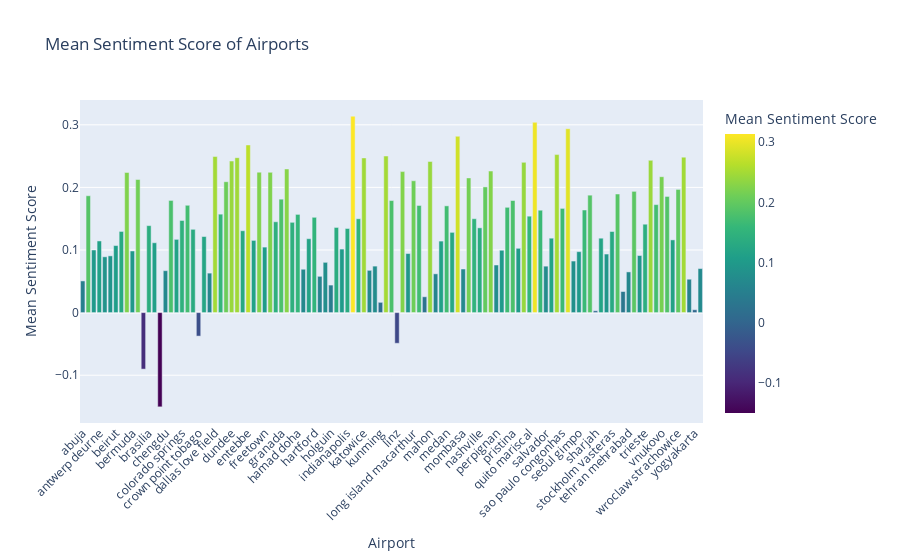

The notebook cell this image was saved under:
### Code cell
geo_area_sentiment = small.groupby('airport_name')['mean_sentiment_score'].mean().reset_index()

fig = px.bar(
    geo_area_sentiment,
    x='airport_name',
    y='mean_sentiment_score',
    title='Mean Sentiment Score of Airports',
    labels={'airport_name': 'Airport', 'mean_sentiment_score': 'Mean Sentiment Score'},
    color='mean_sentiment_score',
    color_continuous_scale='Viridis'
)

fig.update_layout(xaxis_tickangle=-45)

fig.show()

### Figure 1 — Plotly figure (JSON) as saved in the notebook; plotly's stock layout.template omitted (floating-point values rounded to 4 significant figures)
{"data": [{"alignmentgroup": "True", "hovertemplate": "Airport=%{x}<br>Mean Sentiment Score=%{marker.color}<extra></extra>", "legendgroup": "", "marker": {"color": [0.0506, 0.1867, 0.1, 0.1145, 0.08912, 0.09064, 0.1071, 0.1296, 0.2239, 0.09845, 0.2126, -0.09025, 0.1389, 0.1116, -0.1505, 0.06696, 0.1792, 0.117, 0.1472, 0.1714, 0.1331, -0.03753, 0.1215, 0.06308, 0.2493, 0.1572, 0.2091, 0.2421, 0.2475, 0.1308, 0.2678, 0.1154, 0.2243, 0.1046, 0.224, 0.1451, 0.1812, 0.2294, 0.1442, 0.1569, 0.06925, 0.1181, 0.1522, 0.05797, 0.08029, 0.04398, 0.136, 0.1015, 0.1344, 0.3138, 0.1499, 0.2471, 0.06753, 0.07427, 0.01641, 0.2501, 0.179, -0.049, 0.2253, 0.09433, 0.2106, 0.1711, 0.02528, 0.2414, 0.06194, 0.1142, 0.1705, 0.1282, 0.2817, 0.06965, 0.2151, 0.15, 0.1354, 0.2008, 0.2261, 0.07604, 0.09961, 0.1682, 0.179, 0.1027, 0.24, 0.154, 0.304, 0.1636, 0.07418, 0.1189, 0.2524, 0.1665, 0.2937, 0.08235, 0.09735, 0.1639, 0.1876, 0.002931, 0.1189, 0.09355, 0.1296, 0.1894, 0.0337, 0.06501, 0.1937, 0.0912, 0.1412, 0.2432, 0.1725, 0.2171, 0.1855, 0.1161, 0.1968, 0.2483, 0.05332, 0.004595, 0.07034], "coloraxis": "coloraxis", "pattern": {"shape": ""}}, "name": "", "offsetgroup": "", "orientation": "v", "showlegend": false, "textposition": "auto", "type": "bar", "x": ["abuja", "algiers", "almeria", "antwerp deurne", "aruba reina beatrix", "banjul", "beirut", "belo horizonte confins", "bergen", "bermuda", "billund", "bourgas", "brasilia", "carcassonne", "chambery", "chengdu", "clark", "coimbatore", "colorado springs", "columbus", "coventry", "crown point tobago", "curacao", "dakar", "dallas love field", "dortmund", "dubrovnik", "dundee", "durban", "durhamtees valley", "entebbe", "ercan", "fort myers", "freetown", "fuerteventura", "gibraltar", "granada", "guayaquil", "guernsey", "hamad doha", "hamburg lubek", "hangzhou", "hartford", "hilo", "hobart", "holguin", "humberside", "hurghada", "indianapolis", "jacksonville", "john wayne", "katowice", "kilimanjaro", "kota kinabalu", "kunming", "launceston", "leipzighalle", "linz", "little rock", "long beach", "long island macarthur", "lusaka", "luxor", "mahon", "malmo", "manaus", "medan", "memphis", "milwaukee", "mombasa", "monastir", "muscle shoals", "nashville", "nimes", "pau", "perpignan", "ponta delgada", "poznan", "pristina", "pune", "qingdao", "quito mariscal", "recife", "sacramento", "salvador", "salzburg", "santo domingo", "sao paulo congonhas", "sapporo chitose", "sarajevo", "seoul gimpo", "seville", "seychelles", "sharjah", "shenyang", "skopje", "stockholm vasteras", "subang kuala lumpur", "taba", "tehran mehrabad", "tirana", "tontouta", "trieste", "tromso", "vientiane", "vnukovo", "waterford", "windhoek", "wroclaw strachowice", "xiamen", "xian xianyang", "yogyakarta", "zanzibar"], "xaxis": "x", "y": [0.0506, 0.1867, 0.1, 0.1145, 0.08912, 0.09064, 0.1071, 0.1296, 0.2239, 0.09845, 0.2126, -0.09025, 0.1389, 0.1116, -0.1505, 0.06696, 0.1792, 0.117, 0.1472, 0.1714, 0.1331, -0.03753, 0.1215, 0.06308, 0.2493, 0.1572, 0.2091, 0.2421, 0.2475, 0.1308, 0.2678, 0.1154, 0.2243, 0.1046, 0.224, 0.1451, 0.1812, 0.2294, 0.1442, 0.1569, 0.06925, 0.1181, 0.1522, 0.05797, 0.08029, 0.04398, 0.136, 0.1015, 0.1344, 0.3138, 0.1499, 0.2471, 0.06753, 0.07427, 0.01641, 0.2501, 0.179, -0.049, 0.2253, 0.09433, 0.2106, 0.1711, 0.02528, 0.2414, 0.06194, 0.1142, 0.1705, 0.1282, 0.2817, 0.06965, 0.2151, 0.15, 0.1354, 0.2008, 0.2261, 0.07604, 0.09961, 0.1682, 0.179, 0.1027, 0.24, 0.154, 0.304, 0.1636, 0.07418, 0.1189, 0.2524, 0.1665, 0.2937, 0.08235, 0.09735, 0.1639, 0.1876, 0.002931, 0.1189, 0.09355, 0.1296, 0.1894, 0.0337, 0.06501, 0.1937, 0.0912, 0.1412, 0.2432, 0.1725, 0.2171, 0.1855, 0.1161, 0.1968, 0.2483, 0.05332, 0.004595, 0.07034], "yaxis": "y"}], "layout": {"barmode": "relative", "coloraxis": {"colorbar": {"title": {"text": "Mean Sentiment Score"}}, "colorscale": [[0, "#440154"], [0.1111, "#482878"], [0.2222, "#3e4989"], [0.3333, "#31688e"], [0.4444, "#26828e"], [0.5556, "#1f9e89"], [0.6667, "#35b779"], [0.7778, "#6ece58"], [0.8889, "#b5de2b"], [1, "#fde725"]]}, "legend": {"tracegroupgap": 0}, "title": {"text": "Mean Sentiment Score of Airports"}, "xaxis": {"anchor": "y", "domain": [0, 1], "tickangle": -45, "title": {"text": "Airport"}}, "yaxis": {"anchor": "x", "domain": [0, 1], "title": {"text": "Mean Sentiment Score"}}}}
